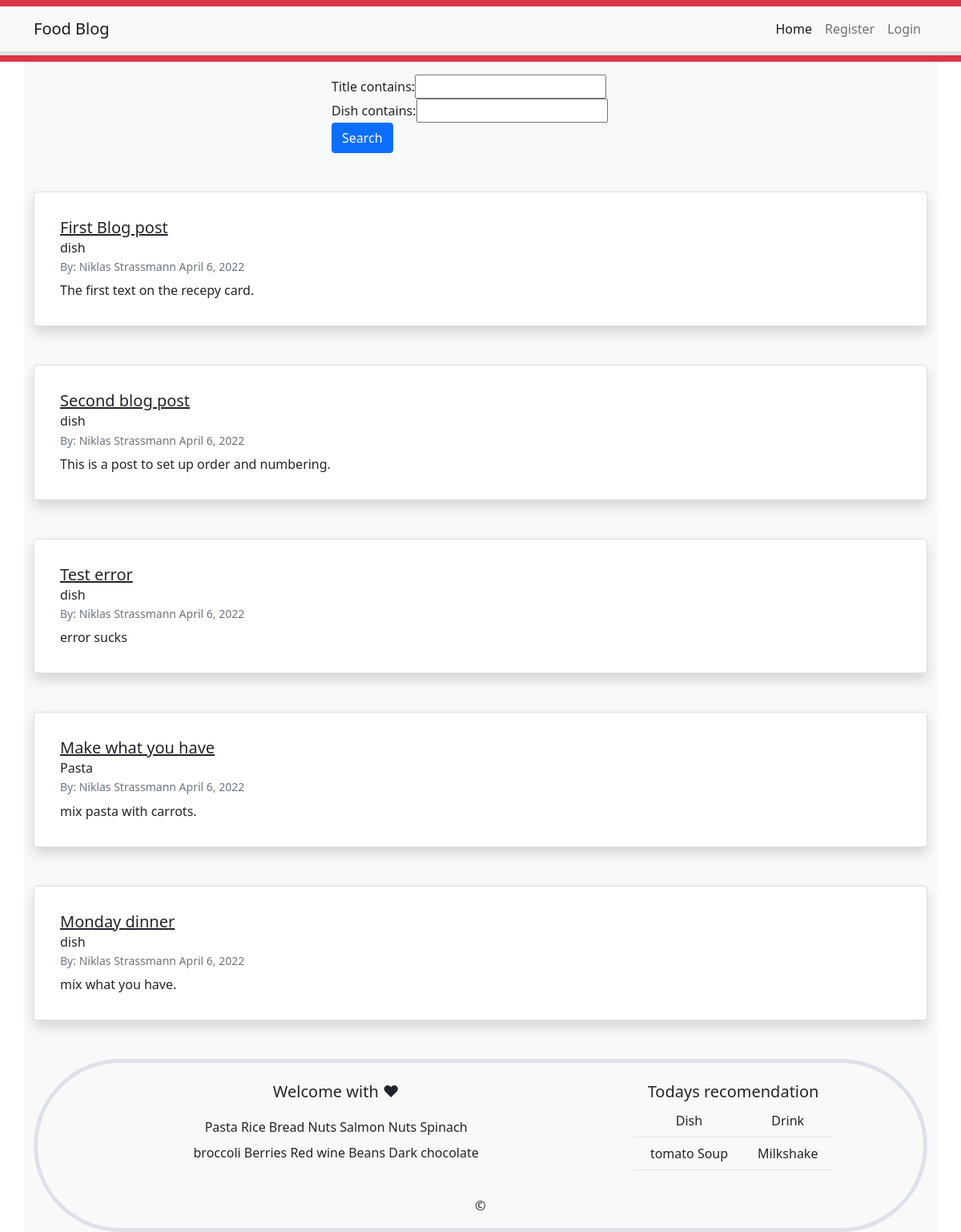
The app's page /, older data.
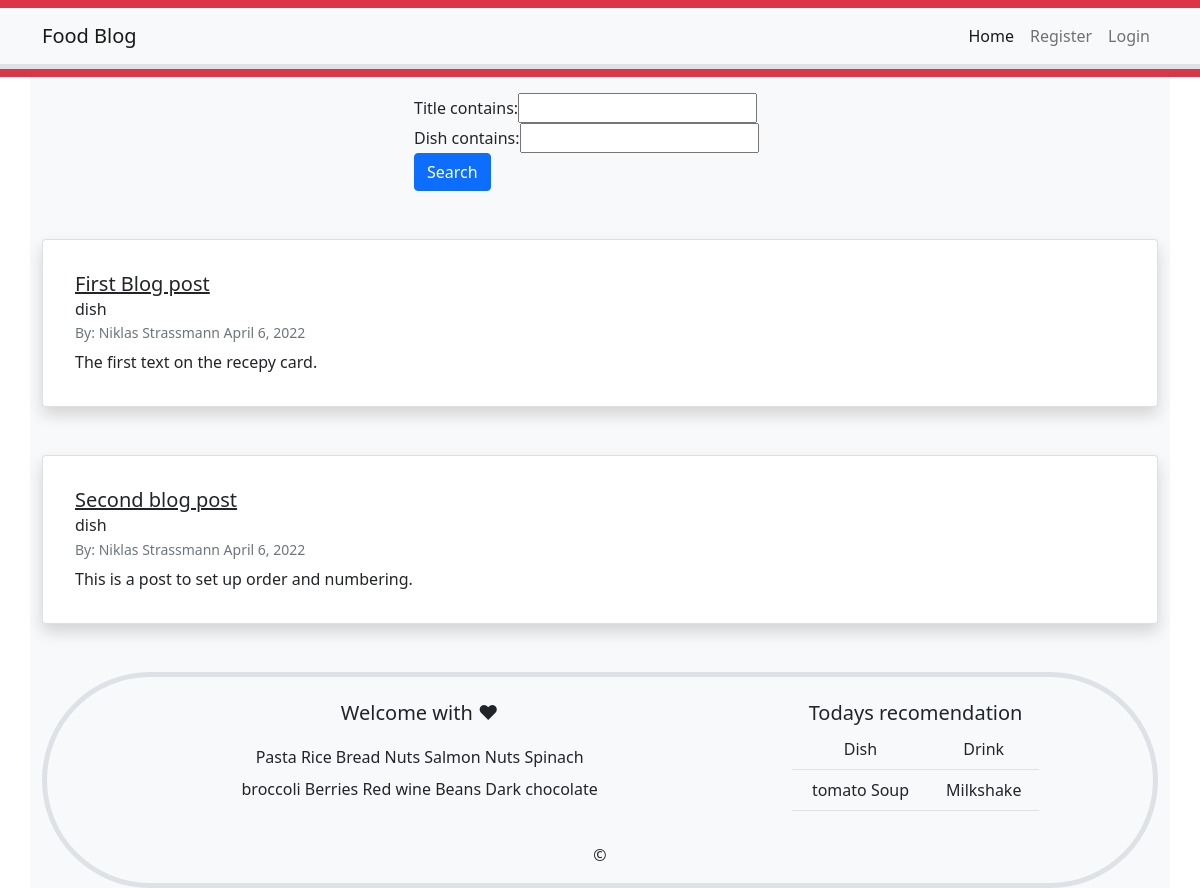
The same page, newer data.
### foodblog/models.py (models this page shows, shortened)
class Blog(models.Model):
    title = models.CharField(max_length=50, null=False, blank=False)
    dish = models.CharField(
        max_length=20, null=False, blank=False)
    author = models.ForeignKey(User, on_delete=models.CASCADE)
    card = RichTextField(blank=True, null=True)
    date_stamp = models.DateField(auto_now_add=True)

### foodblog/views.py (the view)
class HomeView(ListView):
    model = Blog
    template_name = 'home.html'
    ordering = ['-date_stamp']
    def get_context_data(self, **kwargs):
        context = super().get_context_data(**kwargs)
        context['filter'] = BlogFilter(self.request.GET, queryset=self.get_queryset())
        return context

### foodblog/templates/home.html (shortened to what this page needs)
{% extends 'base.html' %}
{% load bootstrap %}
{% block content %}
<div class="col-lg-4 mx-auto my-3">
    <form method="GET">
        {{ filter.form|bootstrap }}
        <button type="submit" class="btn btn-primary">Search</button>
    </form>
</div>
    {% for blog in filter.qs %}
        <div class="card bg-light mx-auto my-5 shadow p-3 bg-body rounded">
            <div class="card-body">
                <h5 class="card-title"><a href="{% url 'recipe' blog.pk %}" class="text-dark">{{ blog.title }}</a></h5>
                <h6 class="card-subtitle mb-2 text-dark">{{ blog.dish }}</h6>
                <h6 class="card-subtitle mb-2 text-muted"><small>By: {{ blog.author.first_name }} {{ blog.author.last_name }} {{ blog.date_stamp }}</small></h6>
                <p class="card-text">{{ blog.card|safe }}</p>
            </div>
        </div>
    {% endfor %}
{% endblock %}

### foodblog/templates/base.html (shortened to what this page needs)
<!DOCTYPE html>
<html lang="en">
<head>
    <link href="https://cdn.jsdelivr.net/npm/bootstrap@5.0.2/dist/css/bootstrap.min.css" rel="stylesheet">
</head>
<body class="d-flex flex-column min-vh-100">
    <header>
      {% if user.is_authenticated %}
        <div class="col-12 mt-0 bg-success py-1"></div>
      {% else %}
        <div class="col-12 mt-0 bg-danger py-1"></div>
      {% endif %}
          <nav class="navbar navbar-expand navbar-light bg-light border-bottom border-5">
            <div class="container">
              <a class="navbar-brand" href="#">Food Blog</a>
              <div class="collapse navbar-collapse d-flex justify-content-end" id="navbarNav">
                <ul class="navbar-nav">
                  <li class="nav-item">
                    <a class="nav-link active" aria-current="page" href="{% url 'home' %}">Home</a>
                  </li>
                  {% if user.is_authenticated %}
                    <li class="nav-item">
                      <a class="nav-link" href="{% url 'new_blog' %}">New Blog</a>
                    </li>
                    <li class="nav-item">
                      <a class="nav-link" href="{% url 'logout' %}">Logout</a>
                    </li>
                  {% else %}
                    <li class="nav-item">
                      <a class="nav-link" href="{% url 'register' %}">Register</a>
                    </li>
                    <li class="nav-item">
                      <a class="nav-link" href="{% url 'login' %}">Login</a>
                    </li>
                  {% endif %}
                </ul>
              </div>
            </div>
          </nav>
        {% if user.is_authenticated %}
          <div class="col-12 mt-0 bg-success py-1"></div>
        {% else %}
          <div class="col-12 mt-0 bg-danger py-1"></div>
        {% endif %}
    </header>
    <div class="container bg-light">
    {% block content %}
    {% endblock %}
    </div>
    <div class="container mt-auto bg-light">
        <footer class="rounded-pill bg-light border border-5">
        <div class="container p-4 pb-0">
            <div class="row d-flex justify-content-evenly">
            <div class="col-lg-6 col-md-12 mb-0">
                <h5 class="mb-3 text-dark text-center">Welcome with <span>&hearts;</span></h5>
                <p class="text-center lh-lg col-9 mx-auto">
                  Pasta Rice Bread Nuts Salmon Nuts Spinach broccoli Berries Red wine Beans Dark chocolate
                </p>
            </div>
            <div class="col-lg-3 col-md-6 text-center">
                <h5 class="mb-1 text-dark">Todays recomendation</h5>
                <table class="table"">
                <tbody>
                    <tr>
                    <td>Dish</td>
                    <td>Drink</td>
                    </tr>
                    <tr>
                    <td>tomato Soup</td>
                    <td>Milkshake</td>
                    </tr>
                </tbody>
                </table>
            </div>
            </div>
        </div>
        <div class="text-center p-3">©</div>
        </footer>
    </div>
</body>
</html>

Row changes from the older to the newer data that the page shows:
removed Blog: title "Test error", dish "dish", author.first_name "Niklas", author.last_name "Strassmann", date_stamp "April 6, 2022", card "error sucks"
removed Blog: title "Make what you have", dish "Pasta", author.first_name "Niklas", author.last_name "Strassmann", date_stamp "April 6, 2022", card "mix pasta with carrots."
removed Blog: title "Monday dinner", dish "dish", author.first_name "Niklas", author.last_name "Strassmann", date_stamp "April 6, 2022", card "mix what you have."
